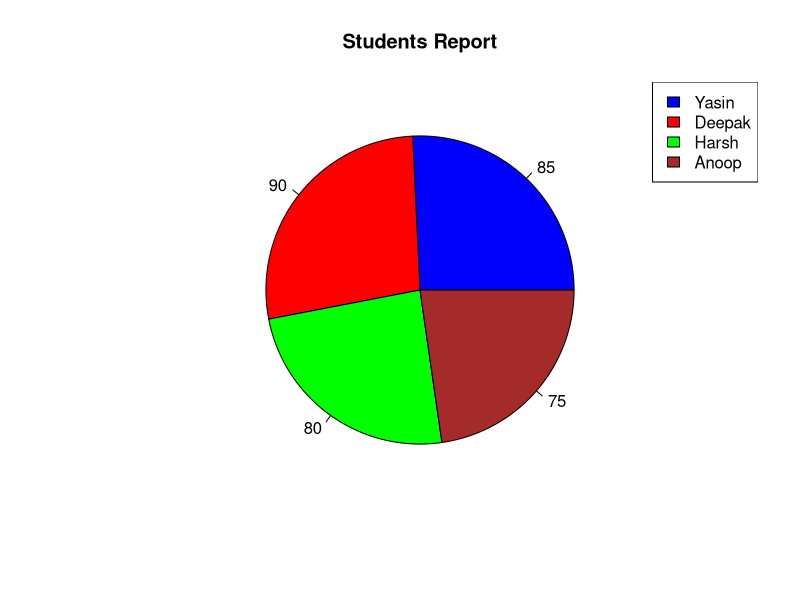

Write the R code that produced this figure.
# Ploting in R (Pie Chart)

x<- c("Yasin","Deepak","Harsh","Anoop")
y<- c(85,90,80,75)
colo<- c("Blue","Red","Green","Brown")
pie(y,label=y,main="Students Report",col=colo)
legend("topright",legend=x,fill=colo)